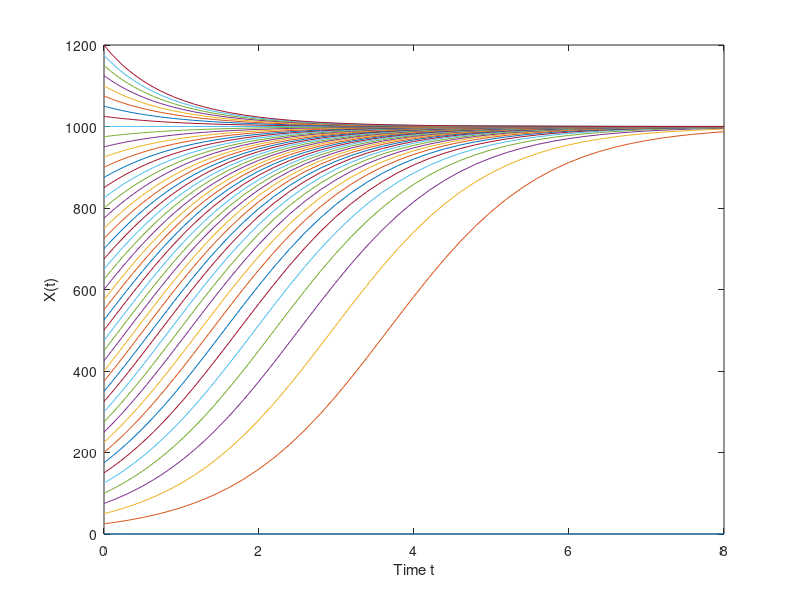

Write the MATLAB code that produced this figure.
% solving differential equation Exponential growth logistic model
% x'(t)=r*x(1-x/k)where k=r/(gama)
clear all
clc
r=1;
%gama=.3;
K=1000;
tspan = [0 8];
%t=linspace(0,5);
%for k=1:5;
for x0 = 0:25:1200;
[t,x] = ode45(@(t,x) r*x*(1-x/K), tspan, x0);
%figure (2)
plot(t,x,'-')
hold on
end
xlabel('Time t');
ylabel('X(t)');
